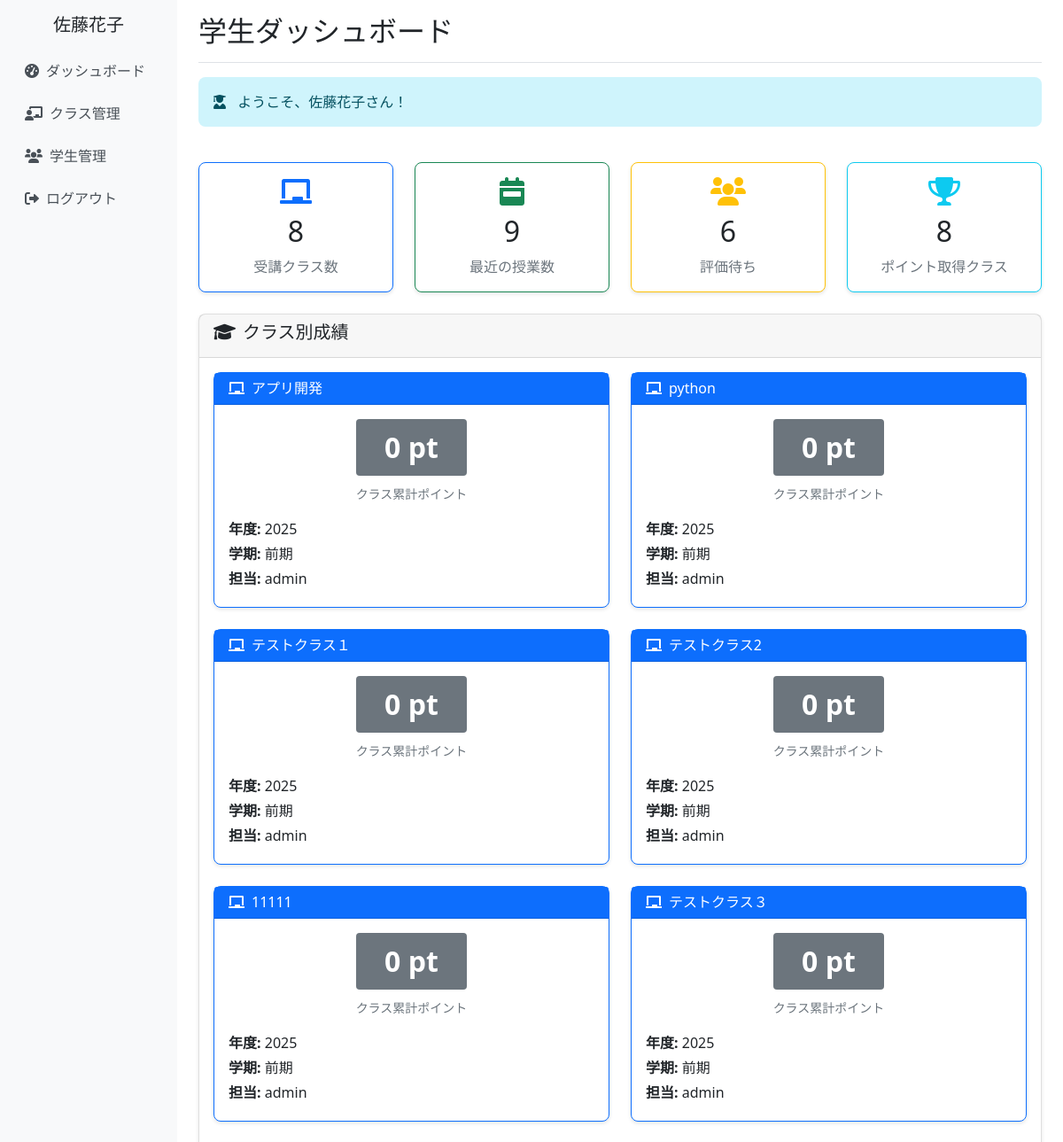
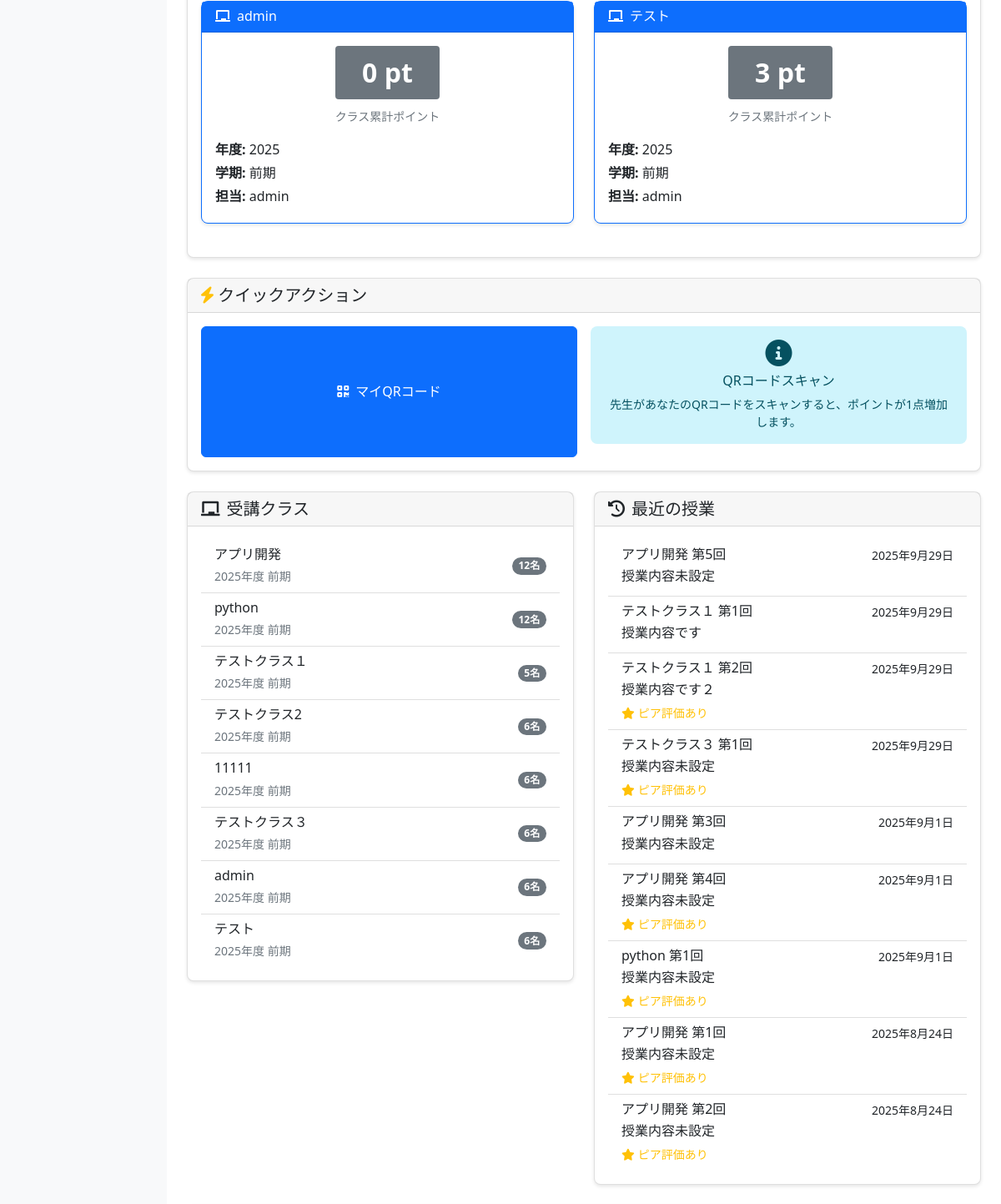
/dashboard/ (signed in, upper part), run on an earlier commit of the app's database (2 pictures, top to bottom).
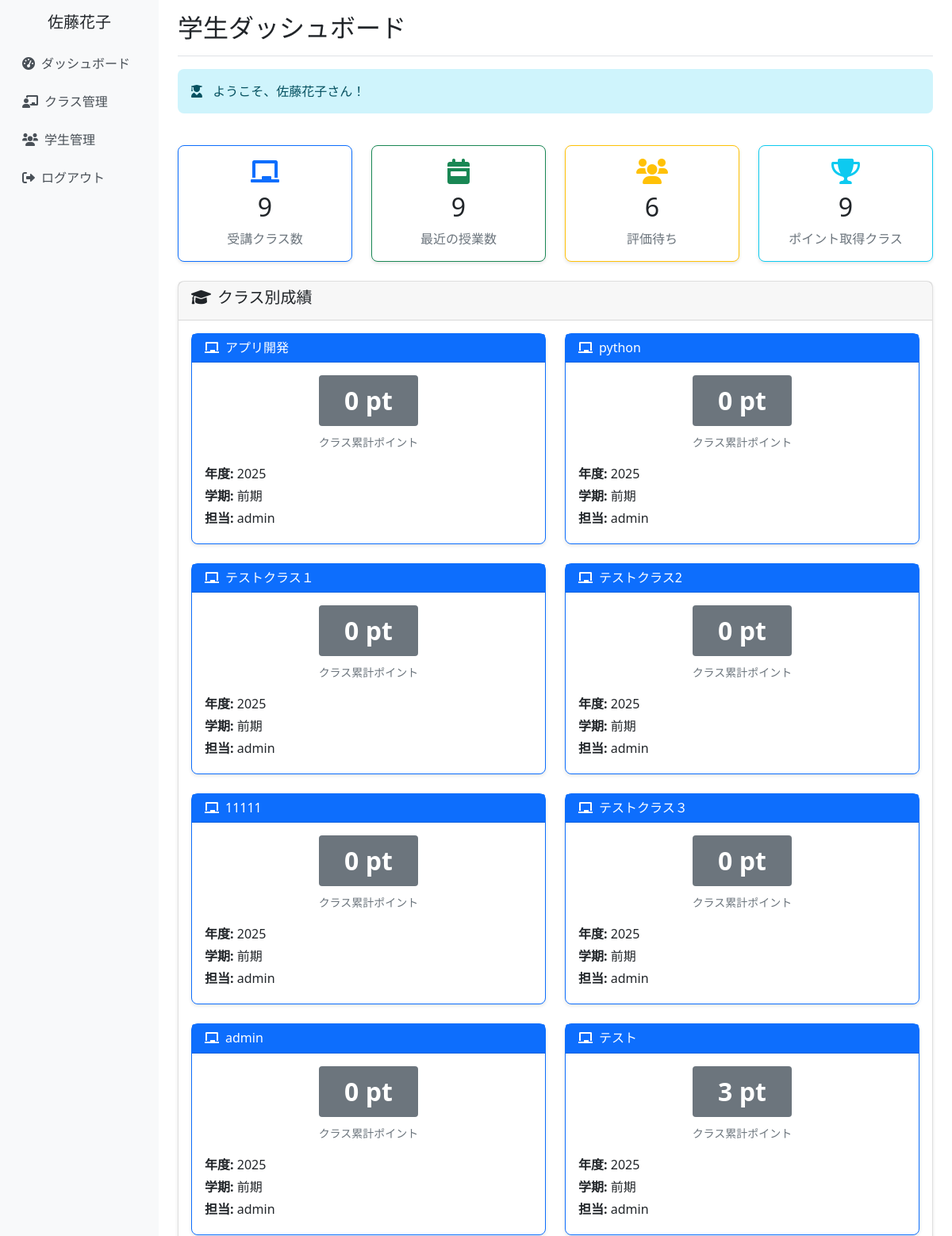
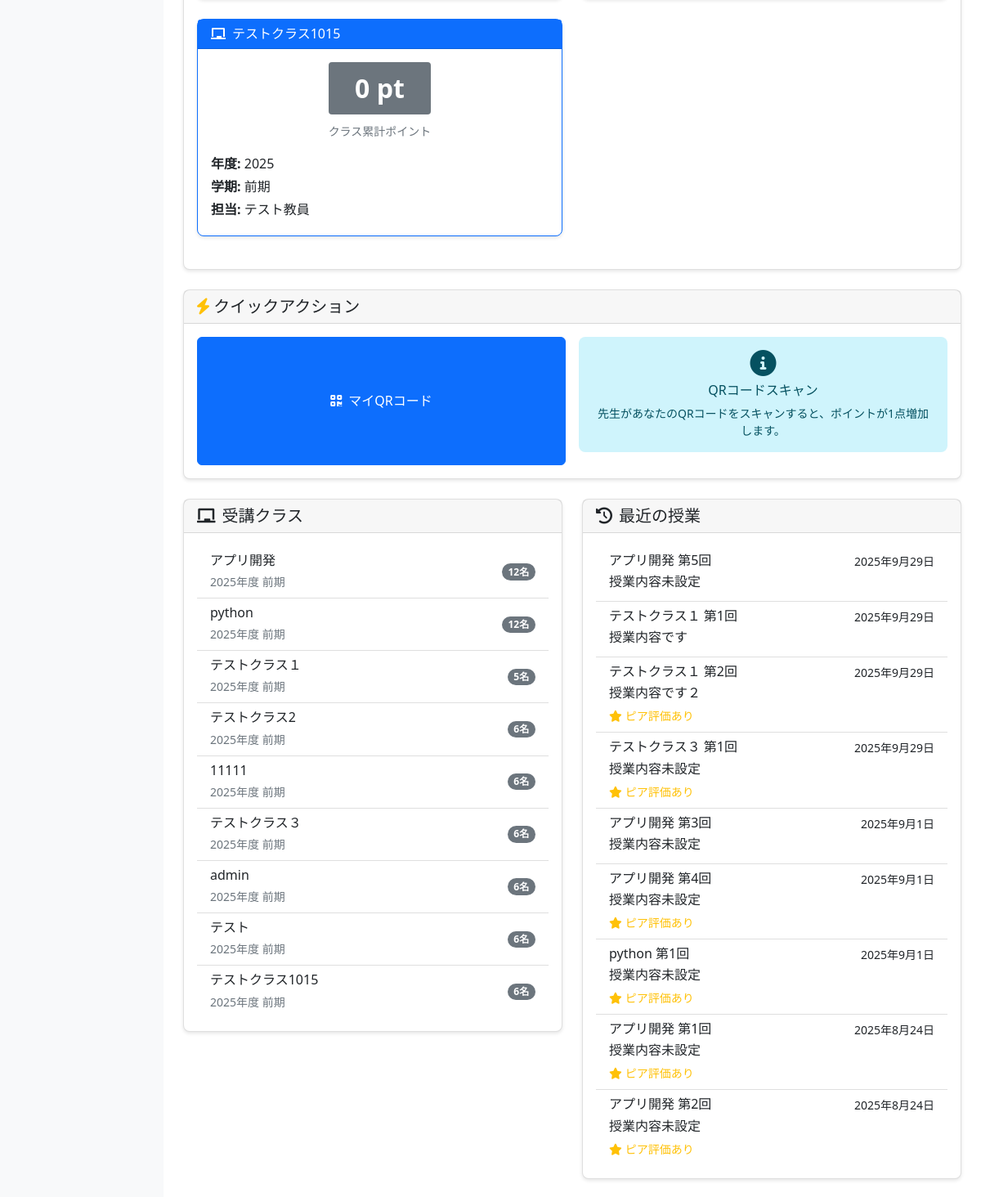
And on a later commit of the database (2 pictures, top to bottom).
### school_management/models.py (models this page shows, shortened)
class ClassRoom(models.Model):
    SEMESTER_CHOICES = [
        ('first', '前期'),
        ('second', '後期'),
    ]
    class_name = models.CharField(max_length=100, verbose_name='クラス名')
    year = models.IntegerField(verbose_name='年度')
    semester = models.CharField(max_length=10, choices=SEMESTER_CHOICES, verbose_name='学期')
    teachers = models.ManyToManyField(Teacher, verbose_name='担当教員', related_name='classrooms')
    students = models.ManyToManyField(Student, blank=True, verbose_name='学生')
    created_at = models.DateTimeField(auto_now_add=True)
    updated_at = models.DateTimeField(auto_now=True)
    class Meta:
        verbose_name = 'クラス'
        verbose_name_plural = 'クラス'

class CustomUser(AbstractUser):
    ROLE_CHOICES = [
        ('admin', '管理者'),
        ('teacher', '教員'),
        ('student', '学生'),
    ]
    username = None  # usernameフィールドを無効化
    email = models.EmailField(unique=True)
    full_name = models.CharField(max_length=100, verbose_name='氏名')
    furigana = models.CharField(max_length=100, blank=True, verbose_name='ふりがな')
    points = models.IntegerField(default=0, verbose_name='ポイント')
    role = models.CharField(
        max_length=10,
        choices=ROLE_CHOICES,
        default='student',
        verbose_name='役割'
    )
    student_number = models.CharField(max_length=20, blank=True, verbose_name='学籍番号')
    teacher_id = models.CharField(max_length=20, blank=True, verbose_name='教員ID')
    created_at = models.DateTimeField(auto_now_add=True, verbose_name='登録日時')
    updated_at = models.DateTimeField(auto_now=True, verbose_name='更新日時')
    groups = models.ManyToManyField(
        'auth.Group',
        verbose_name='groups',
        blank=True,
        help_text='The groups this user belongs to.',
        related_name="customuser_set",
        related_query_name="customuser",
    )
    user_permissions = models.ManyToManyField(
        'auth.Permission',
        verbose_name='user permissions',
        blank=True,
        help_text='Specific permissions for this user.',
        related_name="customuser_set",
        related_query_name="customuser",
    )
    USERNAME_FIELD = 'email'
    REQUIRED_FIELDS = ['full_name']
    objects = CustomUserManager()
    class Meta:
        verbose_name = 'ユーザー'
        verbose_name_plural = 'ユーザー'
    @property
    def is_teacher(self):
        return self.role in ['teacher', 'admin']
    @property
    def is_student(self):
        return self.role == 'student'

class LessonSession(models.Model):
    classroom = models.ForeignKey(ClassRoom, on_delete=models.CASCADE, verbose_name='クラス')
    session_number = models.IntegerField(verbose_name='回数')
    date = models.DateField(verbose_name='実施日')
    topic = models.CharField(max_length=200, blank=True, verbose_name='テーマ・内容')
    has_quiz = models.BooleanField(default=False, verbose_name='小テストあり')
    has_peer_evaluation = models.BooleanField(default=False, verbose_name='ピア評価あり')
    peer_evaluation_closed = models.BooleanField(default=False, verbose_name='ピア評価締切済み')
    created_at = models.DateTimeField(auto_now_add=True)
    updated_at = models.DateTimeField(auto_now=True)
    class Meta:
        verbose_name = '授業回'
        verbose_name_plural = '授業回'
        unique_together = ['classroom', 'session_number']

### school_management/views.py (the view)
# urls.py: path('dashboard/', views.dashboard_view, name='dashboard'),
@login_required
def dashboard_view(request):
    if request.user.is_teacher:
        return teacher_dashboard(request)
    elif request.user.is_student:
        return student_dashboard(request)
    else:
        return redirect('school_management:login')

### school_management/templates/school_management/student_dashboard.html (shortened to what the changed rows need)
{% extends 'school_management/base.html' %}
{% load static %}
{% block page_title %}学生ダッシュボード{% endblock %}
{% block extra_css %}
<link href="{% static 'school_management/css/dashboard.css' %}" rel="stylesheet">
{% endblock %}
{% block content %}
<div class="row mb-4">
    <div class="col-md-3">
        <div class="card stats-card text-center border-primary">
            <div class="card-body">
                <div class="card-icon text-primary mb-2">
                    <i class="fas fa-chalkboard fa-2x"></i>
                </div>
                <h2 class="card-title">{{ total_classes }}</h2>
                <p class="card-text text-muted">受講クラス数</p>
            </div>
        </div>
    </div>
    <div class="col-md-3">
        <div class="card stats-card text-center border-success">
            <div class="card-body">
                <h2 class="card-title">{{ recent_sessions|length }}</h2>
            </div>
        </div>
    </div>
    <div class="col-md-3">
        <div class="card stats-card text-center border-warning">
            <div class="card-body">
                <h2 class="card-title">{{ pending_evaluations|length }}</h2>
            </div>
        </div>
    </div>
    <div class="col-md-3">
        <div class="card stats-card text-center border-info">
            <div class="card-body">
                <div class="card-icon text-info mb-2">
                    <i class="fas fa-trophy fa-2x"></i>
                </div>
                <h2 class="card-title">{{ class_points_list|length }}</h2>
                <p class="card-text text-muted">ポイント取得クラス</p>
            </div>
        </div>
    </div>
</div>
{% if class_points_list %}
<div class="row mb-4">
    <div class="col-12">
        <div class="card">
            <div class="card-body">
                <div class="row">
                    {% for class_data in class_points_list %}
                    <div class="col-md-6 mb-4">
                        <div class="card border-primary h-100">
                            <div class="card-header bg-primary text-white">
                                <h6 class="mb-0">
                                    <i class="fas fa-chalkboard me-2"></i>{{ class_data.classroom.class_name }}
                                </h6>
                            </div>
                            <div class="card-body">
                                <div class="text-center mb-3">
                                    <div class="mb-2">
                                        <span class="badge bg-{% if class_data.points >= 50 %}success{% elif class_data.points >= 30 %}warning{% else %}secondary{% endif %}" style="font-size: 2rem; padding: 1rem 2rem;">
                                            {{ class_data.points }} pt
                                        </span>
                                    </div>
                                    <small class="text-muted">クラス累計ポイント</small>
                                </div>
                                <div class="mt-3">
                                    <p class="mb-1"><strong>年度:</strong> {{ class_data.classroom.year }}</p>
                                    <p class="mb-1"><strong>学期:</strong> {{ class_data.classroom.get_semester_display }}</p>
                                    <p class="mb-1">
                                        <strong>担当:</strong>
                                        {% for teacher in class_data.classroom.teachers.all %}
                                            {{ teacher.full_name }}{% if not forloop.last %}, {% endif %}
                                        {% endfor %}
                                    </p>
                                </div>
                            </div>
                        </div>
                    </div>
                    {% endfor %}
                </div>
            </div>
        </div>
    </div>
</div>
{% endif %}
<div class="row">
    <div class="col-md-6 mb-4">
        <div class="card">
            <div class="card-body">
                {% if student_classrooms %}
                    <div class="list-group list-group-flush">
                        {% for classroom in student_classrooms %}
                        <div class="list-group-item d-flex justify-content-between align-items-center">
                            <div>
                                <h6 class="mb-1">{{ classroom.class_name }}</h6>
                                <small class="text-muted">{{ classroom.year }}年度 {{ classroom.get_semester_display }}</small>
                            </div>
                            <span class="badge bg-secondary rounded-pill">
                                {{ classroom.students.count }}名
                            </span>
                        </div>
                        {% endfor %}
                    </div>
                {% else %}
                    <p class="text-muted mb-0">受講中のクラスがありません。</p>
                {% endif %}
            </div>
        </div>
    </div>
    <div class="col-md-6 mb-4">
        <div class="card">
            <div class="card-body">
                {% if recent_sessions %}
                    <div class="list-group list-group-flush">
                        {% for session in recent_sessions %}
                        <div class="list-group-item">
                            <div class="d-flex w-100 justify-content-between">
                                <h6 class="mb-1">{{ session.classroom.class_name }} 第{{ session.session_number }}回</h6>
                                <small>{{ session.date }}</small>
                            </div>
                            <p class="mb-1">{{ session.topic|default:"授業内容未設定" }}</p>
                            {% if session.has_peer_evaluation %}
                                <small class="text-warning">
                                    <i class="fas fa-star me-1"></i>ピア評価あり
                                </small>
                            {% endif %}
                        </div>
                        {% endfor %}
                    </div>
                {% else %}
                    <p class="text-muted mb-0">最近の授業がありません。</p>
                {% endif %}
            </div>
        </div>
    </div>
</div>
{% endblock %}

What changed in the data, as far as the page shows it:
added ClassRoom: classroom.class_name "テストクラス1015", points "0", classroom.year "2025", classroom.semester "前期", class_name "テストクラス1015", year "2025", semester "前期", students.count "6"
now on this page (row unchanged): CustomUser: full_name "テスト教員", shown under "テストクラス1015"
Also different on the page:
{{ total_classes }}: "8" → "9"
{{ class_points_list|length }}: "8" → "9"
